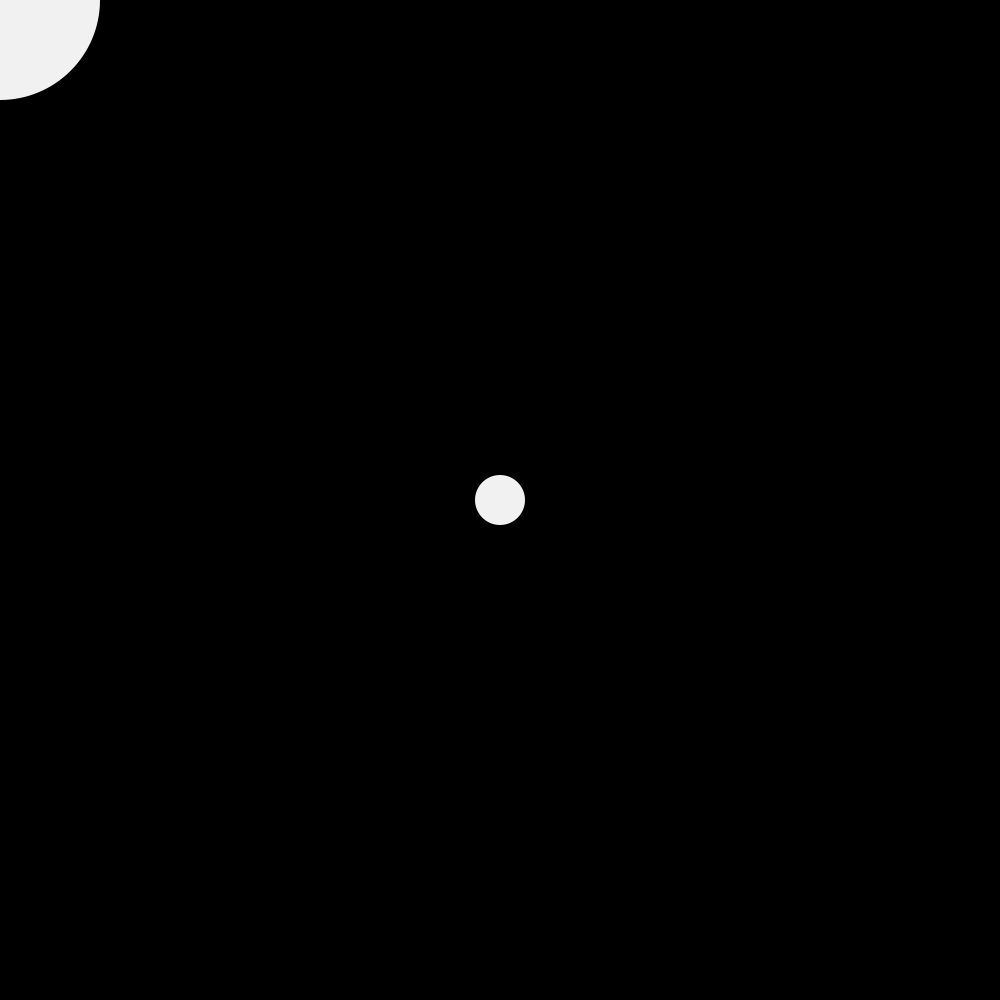
Frame 1 (no input)
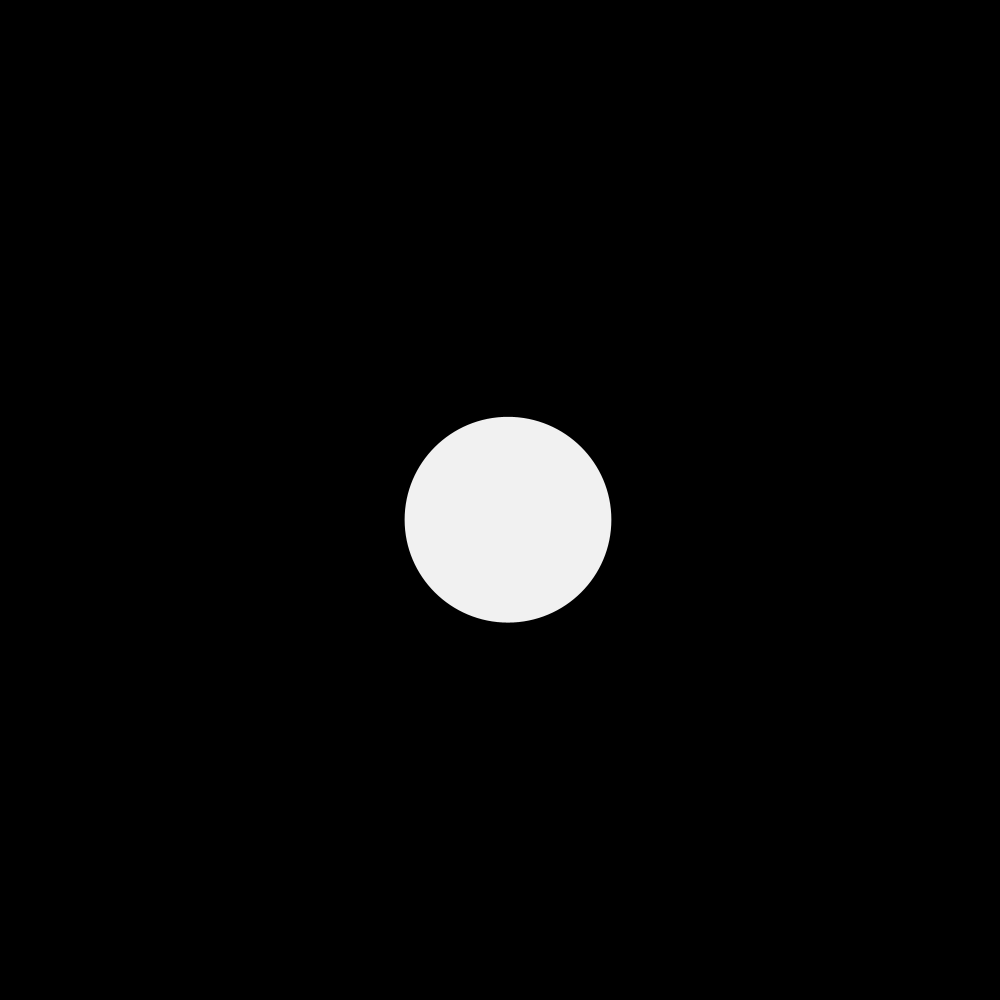
Frame 60 (the mouse pressed at the canvas centre just before this capture)
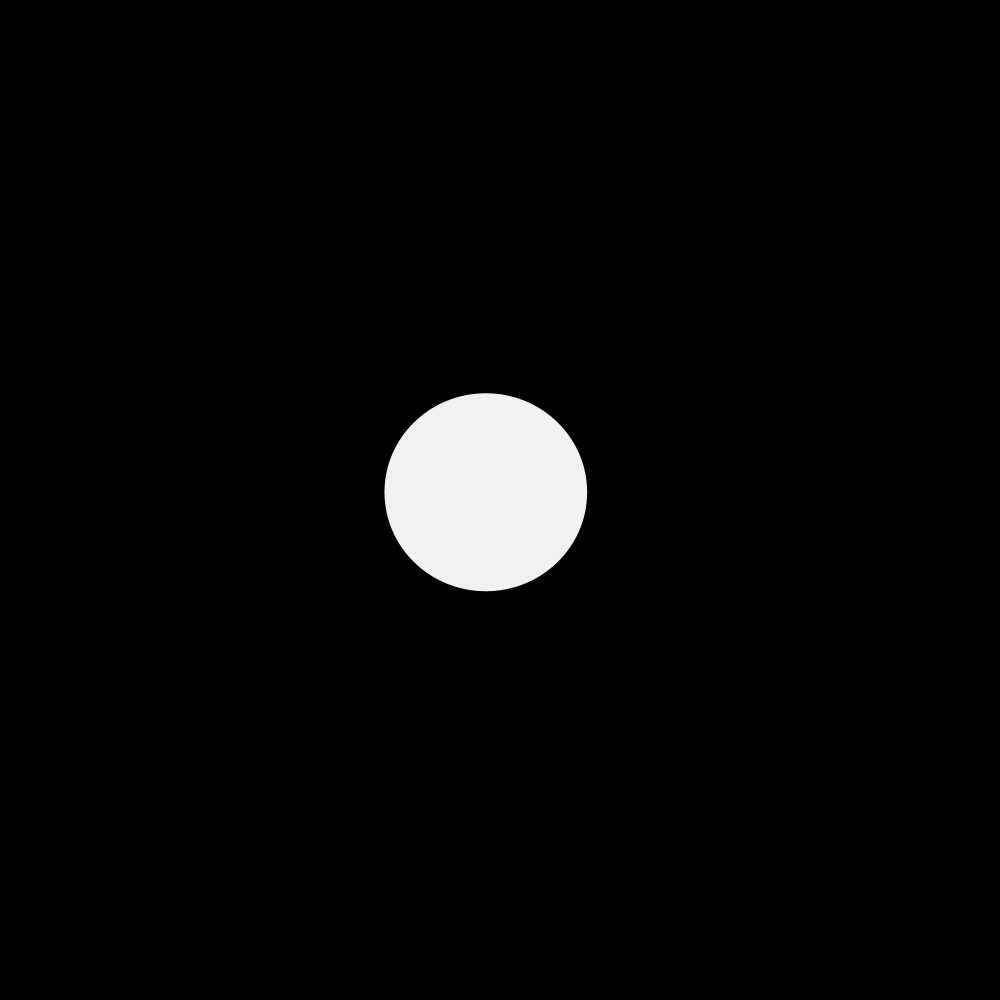
Frame 120 (the mouse held since frame 60 and released just before this capture)

The Processing sketch that drew these frames (run headless with seeded random() and noise(); from frame 60 on, the mouse is pressed at the canvas centre):

// Processing sketch: sketch_15_07_growingblob
// ── sketch_15_07_growingblob.pde
color bg=0; 
color fg=#f1f1f1; 
float angle1; 
float angle2; 
float x1, y1; 
float x2 = 500, y2 = 500; 
float d1 = 200, d2 = 200; 
float d3 = 50, d4 = 50; 
float x3 = 500, y3 = 500; 
float i=1;   
void setup() {     
  size(1000, 1000);   
  frameRate(60);   
  ellipseMode(CENTER);
}   
void draw() {     
  background(bg);   
  fill(fg);   
  noStroke();   
  ellipse(x1, y1, d1, d2);//the circle in the center   
  x1 = 500 + 20*cos(angle1);   
  y1 = 500 + 20*sin(angle2);   
  d1 = lerp(d1, i*(200 + 10*sin(angle2)), 0.03);//the circle will move like a blob   
  d2 = lerp(d2, i*(200 + 10*cos(angle1)), 0.03);     
  angle1 += 0.02;   
  angle2 += 0.03;     
  ellipse(x2, y2, d3, d4);//the circle after mouse click   
  x2 = lerp(x2, x3, 0.03);//the circle moves to the circle in the center  
  y2 = lerp(y2, y3, 0.03);   
  d3 = lerp(d3, d3+5*i, 0.03);//the circle increase size after each mouse click   
  d4 = lerp(d3, d3+5*i, 0.03);
}     
void mouseClicked() {   
  x2 = mouseX;   
  y2 = mouseY;   
  i = i*1.1;
}
